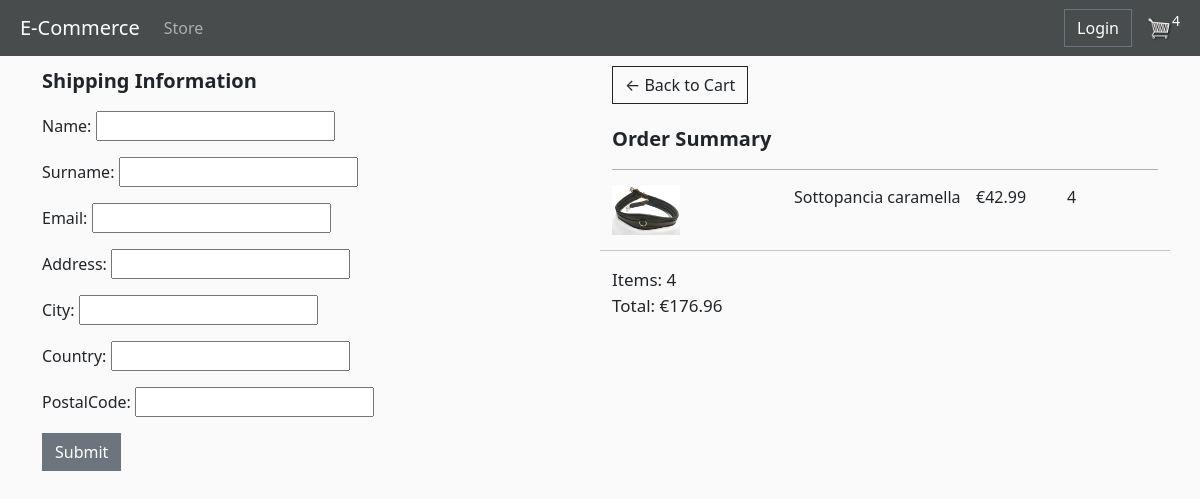
/checkout/ (signed in), run on an earlier commit of the app's database.
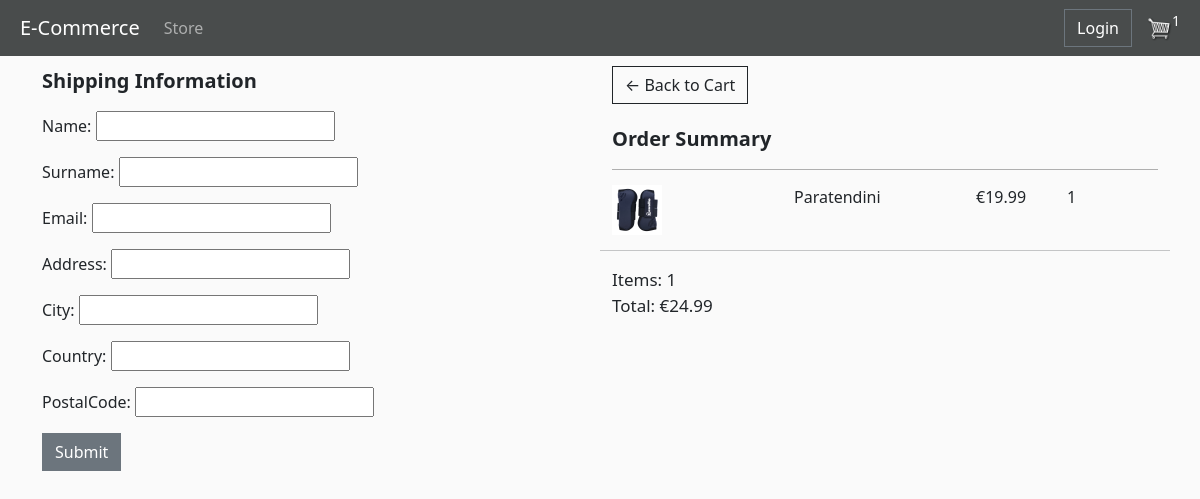
And on a later commit of the database.
### store/models.py (models this page shows, shortened)
class OrderItemModel(models.Model):
    product = models.ForeignKey(ProductModel, on_delete=models.SET_NULL, null=True, blank=True)
    order = models.ForeignKey(OrderModel, on_delete=models.SET_NULL, null=True, blank=True)
    quantity = models.IntegerField(default=0, null=True, blank=True)
    date_added = models.DateTimeField(auto_now_add=True)
    @property
    def calculate_total(self):
        total = self.product.price * self.quantity
        return total

class ProductModel(models.Model):
    name = models.CharField(max_length=200, null=True)
    price = models.FloatField()
    image = models.ImageField(null=True, blank=True)
    description = models.TextField(null=True, blank=True)
    @property
    def imageURL(self):   #senza questa funzione se ci fosse un prodotto senza immagine darebbe errore a tutta la pagina
        try:
            url = self.image.url
        except:
            url = ''
        return url

class OrderModel(models.Model):
    customer = models.ForeignKey(CustomerModel, on_delete=models.SET_NULL, blank=True, null=True)
    date_order = models.DateTimeField(auto_now_add=True)
    complete = models.BooleanField(default=False, null=True, blank=True)
    transaction_id = models.CharField(max_length=5, null=True)
    def calculate_cart_total(self):
        orderitems = self.orderitemmodel_set.all()
        total = sum([item.calculate_total for item in orderitems])
        return total
    def calculate_cart_items(self):
        orderitems = self.orderitemmodel_set.all()
        total = sum([item.quantity for item in orderitems])
        return total
    def calculate_checkout(self):
        return self.calculate_cart_total()+5   #metti a posto se vuoi cambiare la shipping

### store/views.py (the view)
# urls.py: path('checkout/', views.checkout, name="checkout"),
def checkout(request):
    model = CheckOutModel
    template_name = 'store/checkout.html'
    form_class = CheckOutForm
    submitted = False
    if request.method == "POST":
        items_list = []
        order = None
        cart_items = 0
        form = CheckOutForm(request.POST)
        if form.is_valid():
            post = form.save(commit=False)
            order = None
            if request.user.is_authenticated:
                customer = request.user.customermodel
                order, created = OrderModel.objects.get_or_create(customer=customer, complete=False)
                order.transaction_id = datetime.datetime.now().timestamp()
                order.complete = True
                order.date_order = datetime.datetime.now()
                order.save()
            post.order = order  # Assegna l'ordine corrente all'istanza del form
            post.save()
            print('form saved')
            return HttpResponseRedirect('/checkout?submitted=True')
    else:
        form = CheckOutForm()
        if 'submitted' in request.GET:
            submitted = True
        if request.user.is_authenticated:
            customer = request.user.customermodel
            order, created = OrderModel.objects.get_or_create(customer=customer, complete=False)
            items_list = order.orderitemmodel_set.all()
            cart_items = order.calculate_cart_items()
        else:
            items_list = []
            order = {'calculate_cart_total': 0, 'calculate_checkout': 0, 'calculate_cart_items': 0}
            cart_items = order['calculate_cart_items']
    context = {'items_list': items_list, 'order': order, 'form': form, 'submitted': submitted, 'cart_items': cart_items}
    return render(request, 'store/checkout.html', context)

### store/forms.py
class CheckOutForm(forms.ModelForm):
    class Meta:
        model = CheckOutModel
        fields = ('name', 'surname', 'email', 'address', 'city', 'country', 'postalCode')
    labels = {
        'name': 'First Name',
        'surname': 'Last Name',
        'email': 'Email',
        'address': 'Address',
        'city': 'City',
        'country': 'Country',
        'postalCode': 'Postal Code',
    }
    widgets = {
        'name': forms.TextInput(attrs={'class': 'form-control', 'placeholder': 'Mario'}),
        'surname': forms.TextInput(attrs={'class': 'form-control', 'placeholder': 'Rossi'}),
        'email': forms.EmailInput(attrs={'class': 'form-control', 'placeholder': 'mariorossi@gmail.com'}),
        'address': forms.TextInput(attrs={'class': 'form-control', 'placeholder': 'Via Roma 1'}),
        'city': forms.TextInput(attrs={'class': 'form-control','placeholder': 'Roma'}),
        'country': forms.TextInput(attrs={'class': 'form-control', 'placeholder': 'Italia'}),
        'postalCode': forms.TextInput(attrs={'class': 'form-control', 'placeholder': '00100'}),
    }

### store/templates/store/checkout.html (shortened to what this page needs)
{% extends 'store/main.html' %}
{% load static %}
{% block content %}
<div class="row">
    <div class="col-lg-6" >
        <div id="form-wrapper">
            {% if submitted %}
                <div style="font-size: 20px; padding-bottom: 15px"><strong>Paypal Options</strong></div>
                <button id="make-payment">Make payment</button>
                <div id="paypal-button-container"></div>
            {% else %}
                <div style="font-size: 20px; padding-bottom: 15px"> <strong> Shipping Information </strong></div>
                <form action="" method="POST" >
                    {{ form.as_p }}
                    <button type="submit" name="submit" class="btn btn-secondary">Submit</button>
                </form>
            {% endif %}
        </div>
        <br>
    </div>
    <div class="col-lg-6">
        <div>
            <a  class="btn btn-outline-dark" href="{% url 'cart' %}">&#x2190; Back to Cart</a>
        </div>
         <div style="padding-bottom: 15px; padding-top:20px; border-bottom:1px solid rgba(0, 0, 0, 0.3); font-size:20px; ">
                <strong> Order Summary </strong>
         </div>
        <div>
            {% for item in items_list %}
                 <div class="row">
                    <div class="col lg-12" style="display: flex; padding-bottom: 15px; padding-top: 15px">
                        <div style="flex:2">
                            <img src="{{item.product.imageURL}}" style="width: auto; height: 50px;">
                        </div>
                        <div style="flex:2"> {{item.product.name}}</div>
                        <div style="flex:1"> €{{item.product.price}}</div>
                        <div style="flex:1">{{item.quantity}}</div>
                    </div>
                    <hr>
                </div>
                {% endfor %}
                <div style="font-size: 17px ">
                    Items: {{order.calculate_cart_items}}
                    <br>
                    Total: €{{order.calculate_checkout|floatformat:2}}
                </div>
        </div>
    </div>
</div>
{% endblock content %}

What changed in the data, as far as the page shows it:
removed OrderItemModel: product.imageURL (picture), product.name "Sottopancia caramella", product.price "42.99", quantity "4"
removed OrderModel: calculate_cart_items "4", calculate_checkout "176.96"
added OrderItemModel: product.imageURL (picture), product.name "Paratendini", product.price "19.99", quantity "1"
added OrderModel: calculate_cart_items "1", calculate_checkout "24.99"
Also different on the page:
{{ cart_items }}: "4" → "1"
